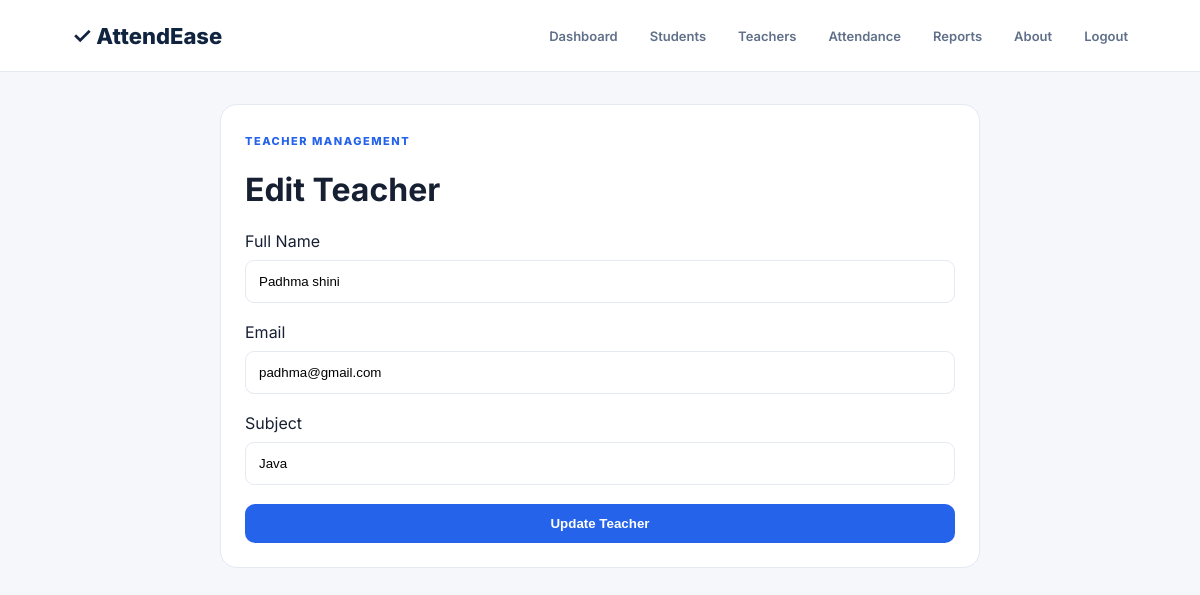
Page /edit_teacher/4 (signed in) on the committed database.
### tables this page shows
CREATE TABLE teachers(id INTEGER PRIMARY KEY AUTOINCREMENT,name TEXT NOT NULL,email TEXT NOT NULL,subject TEXT NOT NULL);

### app.py (the view)
@app.route('/edit_teacher/<int:id>',methods=['GET','POST'])
@login_required
def edit_teacher(id):
 c=db(); t=c.execute('SELECT * FROM teachers WHERE id=?',(id,)).fetchone()
 if request.method=='POST': c.execute('UPDATE teachers SET name=?,email=?,subject=? WHERE id=?',(request.form['name'],request.form['email'],request.form['subject'],id)); c.commit(); c.close(); return redirect(url_for('teachers'))
 c.close(); return render_template('edit_teacher.html',teacher=t)

### app.py (called while the page is built)
def db():
 c=sqlite3.connect(DB); c.row_factory=sqlite3.Row; return c

def login_required(f):
 @wraps(f)
 def w(*a,**k): return f(*a,**k) if session.get('logged_in') else redirect(url_for('login'))
 return w

### templates/edit_teacher.html
{% extends 'base.html' %}{% block content %}<div class="form card"><span class="eyebrow">TEACHER MANAGEMENT</span><h1>Edit Teacher</h1><form method="post"><label>Full Name</label><input name="name" value="{{teacher.name}}" required><label>Email</label><input name="email" value="{{teacher.email}}" required><label>Subject</label><input name="subject" value="{{teacher.subject}}" required><button class="btn">Update Teacher</button></form></div>{% endblock %}

### static/style.css (style rules this page uses)
:root { --blue:#2563eb;--navy:#10233f;--bg:#f5f7fb;--border:#e4e9f2;--muted:#6b7890;--green:#16a34a;--red:#dc2626 }
* { box-sizing:border-box }
body { margin:0;background:var(--bg);font-family:Inter,Arial;color:#172033 }
.btn,button { border:0;background:var(--blue);color:#fff;border-radius:10px;padding:12px 17px;font-weight:700;cursor:pointer }
.eyebrow { font-size:11px;letter-spacing:1.5px;font-weight:800;color:var(--blue) }
.card { background:#fff;border:1px solid var(--border);border-radius:17px;padding:24px }
.form { max-width:760px;margin:auto }
.form form { display:grid;gap:9px;margin-top:20px }
.form input,.login-card input,.attendance input[type=date],#search { width:100%;padding:13px;border:1px solid var(--border);border-radius:9px;margin-bottom:10px }

### rows in the picture
teachers: name "Padhma shini", email "padhma@gmail.com", subject "Java"
